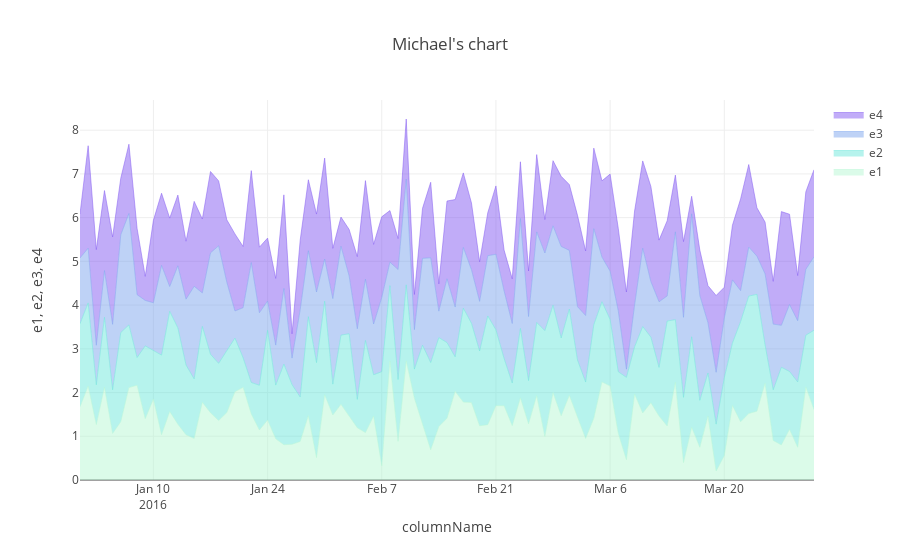

The notebook cell this image was saved under:
### Markdown cell above
# Kql - render stackedareachart

### Code cell
%%kql 
let randn = () {rand() + rand() + rand()};
range columnName from datetime('2016-01-01') to datetime('2016-03-31') step timespan('1d')
| extend e1 = randn()
| extend e2 = randn()
| extend e3 = randn()
| extend e4 = randn()
| render stackedareachart title="Michael's chart"
